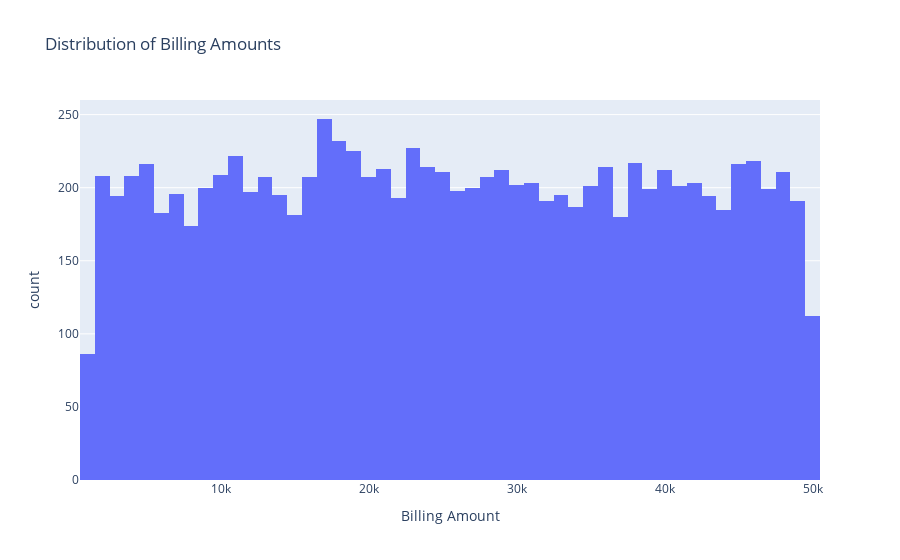

Here is the notebook cell this chart was saved with:
### Code cell
# Creating a histogram of billing amounts
fig_hist = px.histogram(
    df,
    x='billing_amount',
    title='Distribution of Billing Amounts',
    labels={'billing_amount': 'Billing Amount'}
)
fig_hist.show()

### Figure 1 — Plotly figure (JSON) as saved in the notebook; plotly's stock layout.template omitted (floating-point values rounded to 4 significant figures; data arrays with more than 128 entries replaced by an {"elided": "..."} marker saying what was removed)
{"data": [{"alignmentgroup": "True", "bingroup": "x", "hovertemplate": "Billing Amount=%{x}<br>count=%{y}<extra></extra>", "legendgroup": "", "marker": {"color": "#636efa", "pattern": {"shape": ""}}, "name": "", "offsetgroup": "", "orientation": "v", "showlegend": false, "type": "histogram", "x": {"elided": "10000 float values"}, "xaxis": "x", "yaxis": "y"}], "layout": {"autosize": true, "barmode": "relative", "legend": {"tracegroupgap": 0}, "title": {"text": "Distribution of Billing Amounts"}, "xaxis": {"anchor": "y", "autorange": true, "domain": [0, 1], "range": [500, 50500], "title": {"text": "Billing Amount"}, "type": "linear"}, "yaxis": {"anchor": "x", "autorange": true, "domain": [0, 1], "range": [0, 260], "title": {"text": "count"}}}}
